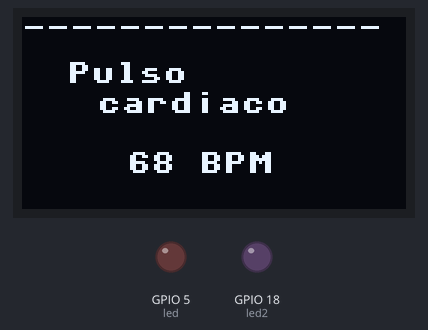
A program run on a simulated ESP32 board running MicroPython. On the bench: 128×64 one-colour display, output pins drawn as LEDs (lit = HIGH). Wiring (from the project's diagram.json): red LED on GPIO 5, purple LED on GPIO 18. Random numbers come from a fixed seed; library files of the repository ran but are not shown: ssd1306.py; what the program prints to the serial console is not drawn.

Above: at 0.4 s.
At 7.0 s:
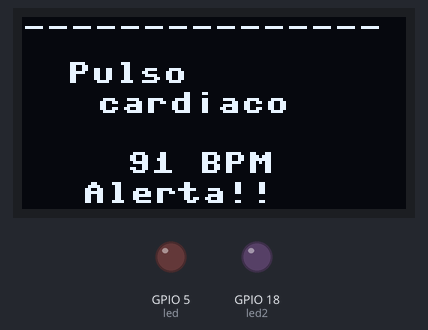
At 12.3 s:
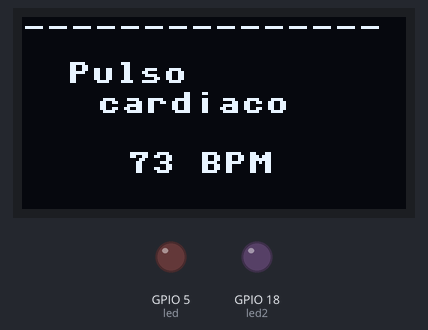
At 17.6 s:
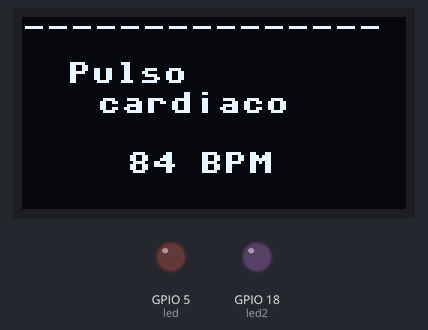
At 30.9 s:
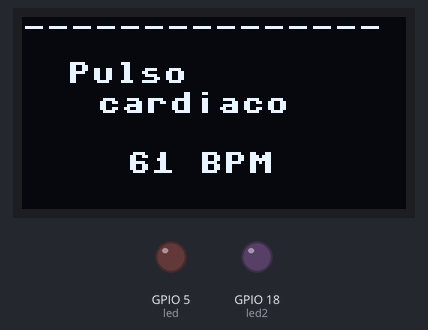
At 34.9 s:
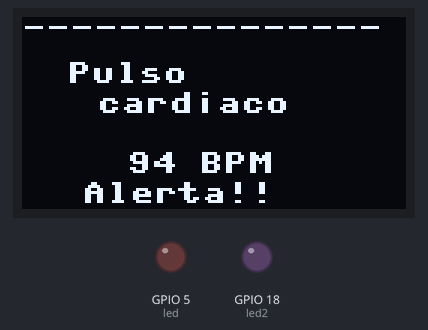

Measured:
- what the display in image 0 shows lasts 1.3 s, from 0.4 s to 1.7 s
- what the display in image 4 shows lasts 3.9 s, from 30.9 s to 34.8 s

The program:

main.py
```python
from machine import Pin, I2C                     # importa classes para controlar pinos GPIO e o barramento I2C (MicroPython)
from max30100_simulated import Max30100Simulated # importa uma classe que simula o sensor de pulso (BPM)
import ssd1306                                   # biblioteca do display OLED SSD1306 (driver)
import time                                      # importa o módulo time para delays

# Inicializa o barramento I2C: I2C(0) com SCL conectado ao pino 22 e SDA ao pino 21
i2c = I2C(0, scl=Pin(22), sda=Pin(21))

# Define largura e altura do display OLED (em pixels)
# Cria o objeto do display SSD1306 via I2C, passando larg, alt e o objeto i2c
oled = ssd1306.SSD1306_I2C(128, 64, i2c)
# Instancia o sensor simulado (vai gerar BPM aleatórios)
sensor = Max30100Simulated()

# Define dois pinos como saída para controlar LEDs que simulam batimento
led = Pin(5, Pin.OUT)
led2 = Pin(18, Pin.OUT)

measure_count = 0

# Função que obtém o BPM do sensor simulado e converte para string
def bpm_change():
    return str(sensor.bpm_simulator()) # chama o método que retorna um inteiro e converte para string
    # retorna o valor do BPM como texto

# Função que simula um batimento com dois LEDs (pisca um, espera, pisca o outro)
def simulated_heartbeat():
    led.on()  # liga o LED 1
    led.off() # desliga imediatamente (dá um 'pulso curto')
    time.sleep_ms(300) # espera 300 milissegundos
    led2.on() # liga o LED 2
    led2.off() # desliga o LED 2

# Função que dispara um alerta visual (piscar rápido) quando o BPM é alto
def alert_high_bpm():
    for _ in range(3): # repete 3 vezes
        led.on()       # liga LED 1
        led2.on()      # liga LED 2
        time.sleep_ms(100) # espera 100 ms
        led.off()      # desliga LED 1
        led2.off()     # desliga LED 2
        time.sleep_ms(100)

# Função que escreve informações no display OLED
def show_bpm(bpm):
    oled.fill(0) # apaga/limpa o display (preenche com cor 0)
    oled.text("---------------",0,0)
    oled.text("Pulso", 15, 15) # escreve "Pulso" na posição x=15,y=15
    oled.text("cardiaco", 25, 25)  # escreve "cardiaco" logo abaixo
    oled.text(bpm + " BPM",35,45)  # mostra o valor do BPM seguido de " BPM"
    # Se o BPM (convertido para inteiro) for maior que 90, exibe alerta no OLED
    if int(bpm) > 90:
        oled.text("Alerta!!", 20, 55) # mensagem de alerta
    oled.show()
    time.sleep(1)

while True:
    start = time.ticks_ms()
    measure_count += 1
    bpm_now = bpm_change()
    if int(bpm_now) > 90:
       alert_high_bpm
    simulated_heartbeat()
    show_bpm(bpm_now)

    end = time.ticks_ms()
    response_time = end - start

    print("")
    print("==== Medição {} ====".format(measure_count))
    print("Sensor/Atuador: MAX30100 Simulado")
    print("Tempo de resposta: {} ms".format(response_time))
    print("====================")
    print("")
```

max30100_simulated.py
```python
import random

class Max30100Simulated:
    def __init__(self):
        self.bpm = 75

    def bpm_simulator(self):
        self.bpm = random.randint(60, 100)
        return self.bpm
```
